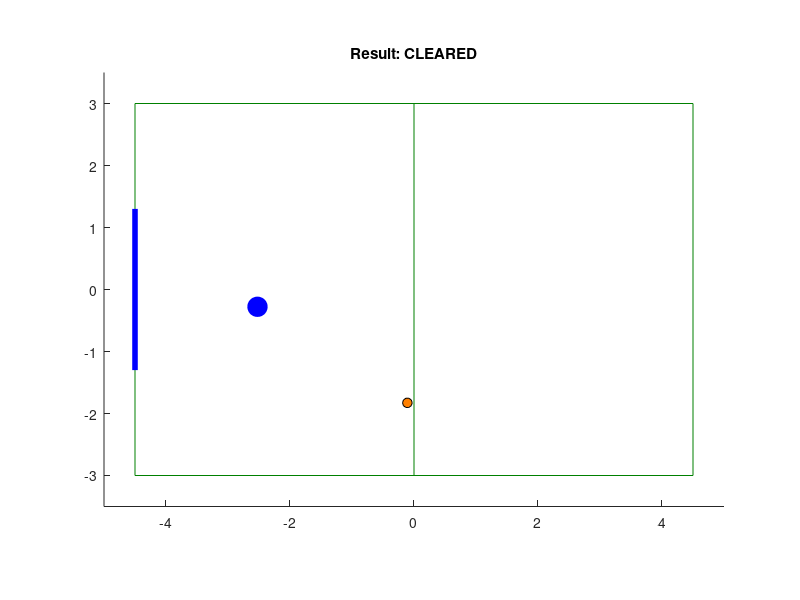

This figure's MATLAB source:
function outcome = defenderDemo(seed, show)
%DEFENDERDEMO  Tiny stand-alone demo: ONE defender vs ONE ball. Learning only.
%   defenderDemo          watch one run
%   defenderDemo(5)       watch a different random shot (seed 5)
%   defenderDemo(5,false) run without drawing, just return 'GOAL' or 'CLEARED'
%
%   Not part of the team simulator: plain MATLAB, no packages, no Stateflow.
%   Same idea as the real thing: every 0.05 s  LOOK -> DECIDE -> MOVE -> DRAW.
%
%   Defender states:
%     GUARD   stand between the ball and our goal, 1.8 m out from the goal
%     ATTACK  ball is close and in our half: run at it
%     CLEAR   kick the ball up the pitch; back to GUARD once the ball has gone
if nargin < 1, seed = 1; end
if nargin < 2, show = true; end
rng(seed);

% ---------- settings (SI units: m, s) ----------
dt         = 0.05;   % s, time per step (20 steps per second)
robotSpeed = 0.3;   % m/s, top walking speed
guardDist  = 1.8;    % m, how far in front of our goal the defender guards
attackDist = 1.0;    % m, run at the ball when it is closer than this
kickDist   = 0.25;   % m, close enough to kick
clearExitDist = kickDist + 0.3;   % m, leave CLEAR once the ball is this far (it has gone)
kickSpeed  = 2.5;    % m/s, ball speed after a clearance
friction   = 0.3;    % m/s^2, how fast the rolling ball slows down
goal       = [-4.5 0];   % our goal (left side), 2.6 m wide

% ---------- start: the "first page of the flipbook" ----------
defender = [-2.5 0];                          % defender position [x y]
ball     = [2 -2 + 4*rand];                   % ball somewhere in their half
aim      = [-4.5, -1 + 2*rand];               % shot aimed inside our goal
ballVel  = 2.0 * (aim - ball) / norm(aim - ball);   % 2 m/s towards the goal
state    = 'GUARD';
outcome  = 'SAVED';                           % if time runs out, ball stopped

for step = 1:600                              % at most 30 s
    % ===== 1. LOOK: what does the defender see? =====
    distToBall = norm(ball - defender);

    % ===== 2. DECIDE: state machine (this is what Stateflow will draw) =====
    switch state
        case 'GUARD'
            if distToBall < attackDist && ball(1) < 0
                state = 'ATTACK';
            end
        case 'ATTACK'
            if distToBall < kickDist
                state = 'CLEAR';
            elseif distToBall > attackDist + 0.5    % ball got away: give up
                state = 'GUARD';
            end
        case 'CLEAR'
            if distToBall > clearExitDist           % ball has gone: go back
                state = 'GUARD';
            end
    end

    % ===== 3. ACT: turn the state into a target (and maybe a kick) =====
    switch state
        case 'GUARD'
            towardBall = (ball - goal) / norm(ball - goal);   % direction goal -> ball
            target = goal + guardDist * towardBall;           % on that line
        case 'ATTACK'
            target = ball;
        case 'CLEAR'
            target = ball;                                    % stay on the ball
            if distToBall < kickDist                          % only kick if in reach
                ballVel = kickSpeed * [1 0.3*randn];          % kick upfield
                outcome = 'CLEARED';
            end
    end

    % ===== 4. MOVE the defender (never faster than robotSpeed) =====
    toTarget = target - defender;
    stepLen  = min(norm(toTarget), robotSpeed * dt);
    if norm(toTarget) > 0
        defender = defender + stepLen * toTarget / norm(toTarget);
    end

    % ===== 5. ROLL the ball (slows down because of friction) =====
    ball  = ball + ballVel * dt;
    speed = norm(ballVel);
    if speed > 0
        ballVel = ballVel * max(speed - friction * dt, 0) / speed;
    end

    % ===== 6. REFEREE =====
    if ball(1) <= -4.5
        if abs(ball(2)) < 1.3, outcome = 'GOAL'; end
        break
    end
    if strcmp(outcome, 'CLEARED') && ball(1) > 0, break; end   % safely away
    if norm(ballVel) == 0, break; end                         % ball stopped

    % ===== 7. DRAW this "page" =====
    if show
        drawPitch(defender, ball, state, step * dt);
    end
end

if show, title(sprintf('Result: %s', outcome)); end
fprintf('seed %d: %s\n', seed, outcome);
end

function drawPitch(defender, ball, state, t)
cla; hold on; axis equal; axis([-5 5 -3.5 3.5]);
rectangle('Position', [-4.5 -3 9 6], 'EdgeColor', [0 0.5 0]);   % pitch
plot([0 0], [-3 3], 'Color', [0 0.5 0]);                          % halfway line
plot([-4.5 -4.5], [-1.3 1.3], 'b', 'LineWidth', 4);               % OUR goal
plot(defender(1), defender(2), 'bo', 'MarkerSize', 14, 'MarkerFaceColor', 'b');
plot(ball(1), ball(2), 'o', 'MarkerSize', 7, 'MarkerFaceColor', [1 0.5 0], 'MarkerEdgeColor', 'k');
title(sprintf('t = %.1f s   state: %s', t, state));
drawnow;
end
